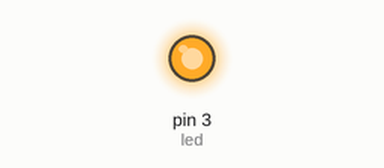
Recording of a sketch running on a simulated Arduino Uno, built with avr-gcc and run on an emulated ATmega328P. On the bench: output pins drawn as LEDs (lit = HIGH).

Above: at 0.5 s.
At 5.0 s:
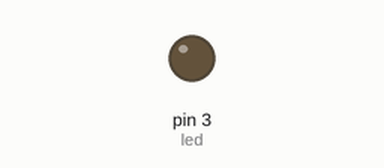
Timing chart, 0 to 6.9 s (numbered marks = the images above):
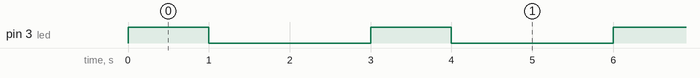

The sketch:

sketch_jan05a.ino
```cpp
int led = 3;
int i = 3;
void setup() {
  for(i=3; i<=5; i++){
    int led = 3;
    pinMode(led,OUTPUT);
  }

}

void loop() {
  digitalWrite(led, HIGH);
  delay(1000);
  digitalWrite(led,LOW);
  led = led + 1;
  if (led == 6){
    led = 3;
  }
}
```

Measured:
- by itself, pin 3 (led): alternates HIGH for 1.0 s and LOW for 2.0 s
